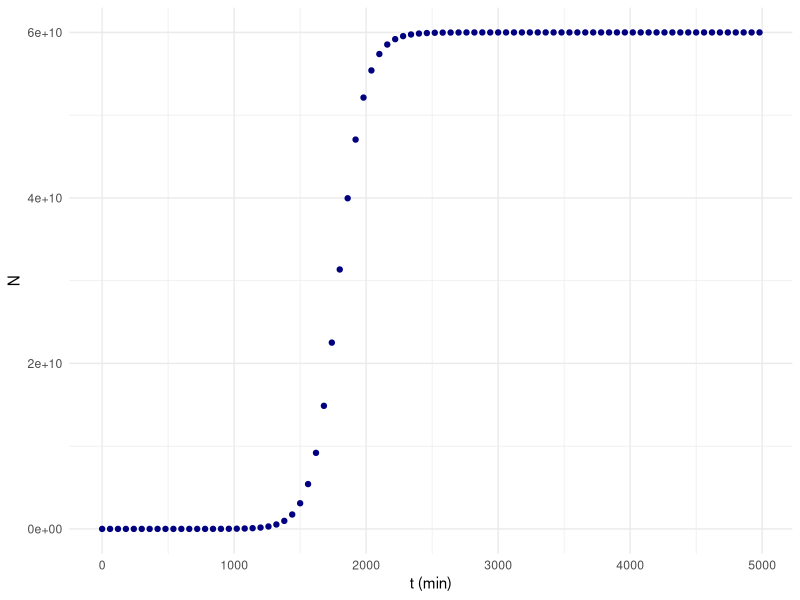
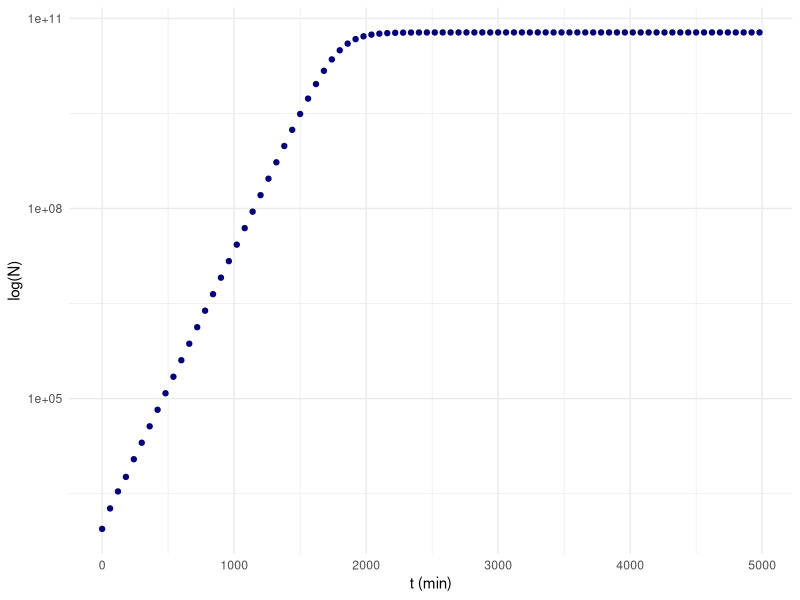

Recreate these plots in R, in order.
## Script to plot the logistic growth data ##

# Import the dataset

growth_data <- read.csv("experiment.csv")

# install.packages("ggplot2")
library(ggplot2)

# This code plots the untransformed data
ggplot(aes(t,N), data = growth_data) +
  
  geom_point(color = "navy") +
  
  xlab("t (min)") +
  
  ylab("N") +
  
  theme_minimal()

# This code plots the data with a log-transformed y axis
ggplot(aes(t,N), data = growth_data) +
  
  geom_point(color = "navy") +
  
  xlab("t (min)") +
  
  ylab("log(N)") +

  theme_bw() +
  
  scale_y_continuous(trans='log10') +
  
  theme_minimal()

